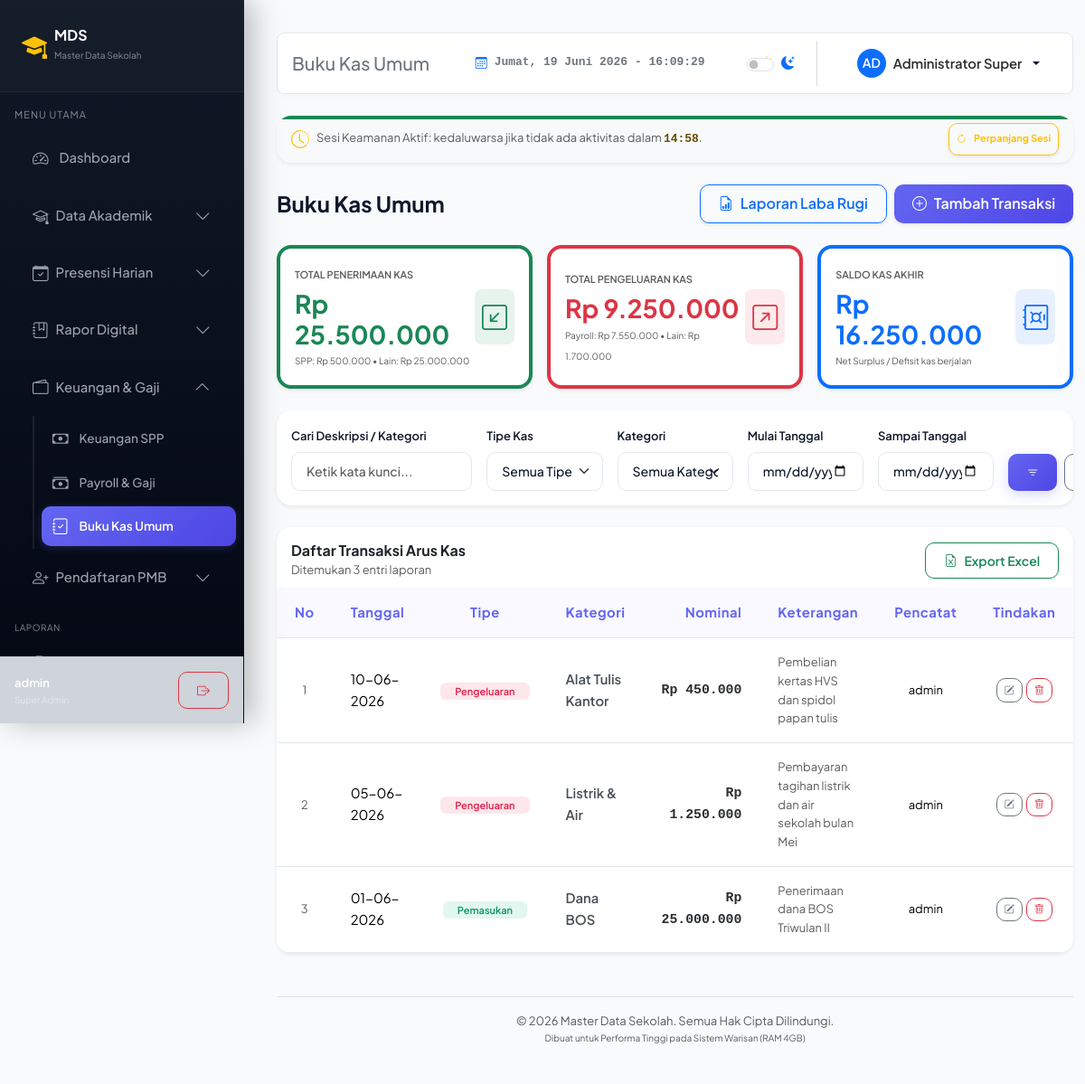
The app's page /keuangan/index.php (signed in) with its own data.
### tables this page shows
CREATE TABLE IF NOT EXISTS `keuangan_transaksi` (
  `id` INT AUTO_INCREMENT PRIMARY KEY,
  `tanggal` DATE NOT NULL,
  `tipe` ENUM('Pemasukan', 'Pengeluaran') NOT NULL,
  `kategori` VARCHAR(100) NOT NULL,
  `nominal` DECIMAL(12,2) NOT NULL,
  `keterangan` TEXT DEFAULT NULL,
  `pencatat` VARCHAR(100) NOT NULL,
  `created_at` TIMESTAMP DEFAULT CURRENT_TIMESTAMP
);

### keuangan/index.php (the view, shortened to what this page needs)
<?php
$path_prefix = '../';
require_once $path_prefix . 'config/db.php';
try {
    $stmt_spp = $pdo->query("SELECT SUM(jumlah_bayar) AS total FROM spp_pembayaran WHERE status_bayar = 'Lunas'");
    $spp_income = (float)($stmt_spp->fetchColumn() ?: 0.0);
    $stmt_manual_in = $pdo->query("SELECT SUM(nominal) AS total FROM keuangan_transaksi WHERE tipe = 'Pemasukan'");
    $manual_income = (float)($stmt_manual_in->fetchColumn() ?: 0.0);
    $total_income = $spp_income + $manual_income;
    $stmt_pay = $pdo->query("SELECT SUM(gaji_bersih) AS total FROM payroll WHERE status_bayar = 'Dibayar'");
    $payroll_expense = (float)($stmt_pay->fetchColumn() ?: 0.0);
    $stmt_manual_ex = $pdo->query("SELECT SUM(nominal) AS total FROM keuangan_transaksi WHERE tipe = 'Pengeluaran'");
    $manual_expense = (float)($stmt_manual_ex->fetchColumn() ?: 0.0);
    $total_expense = $payroll_expense + $manual_expense;
    $net_balance = $total_income - $total_expense;
} catch (PDOException $e) {
    $error = 'Gagal memuat ringkasan kas: ' . $e->getMessage();
}
$search = isset($_GET['search']) ? trim($_GET['search']) : '';
$tipe = isset($_GET['tipe']) ? trim($_GET['tipe']) : '';
$kategori = isset($_GET['kategori']) ? trim($_GET['kategori']) : '';
$start_date = isset($_GET['start_date']) ? trim($_GET['start_date']) : '';
$end_date = isset($_GET['end_date']) ? trim($_GET['end_date']) : '';
$params = [];
$where_sql = '';
$limit = 10;
$page = isset($_GET['page']) ? (int)$_GET['page'] : 1;
$offset = ($page - 1) * $limit;
$transactions = [];
$total_records = 0;
try {
    $count_sql = "SELECT COUNT(*) FROM keuangan_transaksi $where_sql";
    $stmt_count = $pdo->prepare($count_sql);
    $stmt_count->execute($params);
    $total_records = $stmt_count->fetchColumn();
    $query_sql = "SELECT * FROM keuangan_transaksi $where_sql ORDER BY tanggal DESC, id DESC LIMIT :limit OFFSET :offset";
    $stmt_query = $pdo->prepare($query_sql);
    $stmt_query->bindValue(':limit', $limit, PDO::PARAM_INT);
    $stmt_query->bindValue(':offset', $offset, PDO::PARAM_INT);
    $stmt_query->execute();
    $transactions = $stmt_query->fetchAll();
} catch (PDOException $e) {
    $error = 'Gagal memuat daftar transaksi: ' . $e->getMessage();
}
include $path_prefix . 'includes/header.php';
?>
<div class="d-flex align-items-center justify-content-between mb-4">
    <h4 class="fw-bold mb-0">Buku Kas Umum</h4>
    <div class="d-flex gap-2">
        <a href="laporan.php" class="btn btn-outline-primary shadow-sm"><i class="bi bi-file-earmark-bar-graph"></i> Laporan Laba Rugi</a>
        <?php if ($role === 'super_admin' || $role === 'operator'): ?>
            <a href="create.php" class="btn btn-primary shadow-sm"><i class="bi bi-plus-circle"></i> Tambah Transaksi</a>
        <?php endif; ?>
    </div>
</div>
<div class="row g-3 mb-4">
    <div class="col-12 col-md-4">
        <div class="card stat-card border-start border-success border-4 h-100 shadow-sm">
            <div class="card-body py-3 px-3 d-flex align-items-center justify-content-between">
                <div>
                    <span class="text-muted small fw-semibold text-uppercase" style="font-size: 11px;">Total Penerimaan Kas</span>
                    <h3 class="mt-1 mb-0 fw-bold text-success">Rp <?php echo number_format($total_income, 0, ',', '.'); ?></h3>
                    <small class="text-muted" style="font-size: 10px;">SPP: Rp <?php echo number_format($spp_income, 0, ',', '.'); ?> &bull; Lain: Rp <?php echo number_format($manual_income, 0, ',', '.'); ?></small>
                </div>
                <div class="bg-success bg-opacity-10 text-success rounded-3 p-2">
                    <i class="bi bi-arrow-down-left-square fs-3"></i>
                </div>
            </div>
        </div>
    </div>
    <div class="col-12 col-md-4">
        <div class="card stat-card border-start border-danger border-4 h-100 shadow-sm">
            <div class="card-body py-3 px-3 d-flex align-items-center justify-content-between">
                <div>
                    <span class="text-muted small fw-semibold text-uppercase" style="font-size: 11px;">Total Pengeluaran Kas</span>
                    <h3 class="mt-1 mb-0 fw-bold text-danger">Rp <?php echo number_format($total_expense, 0, ',', '.'); ?></h3>
                    <small class="text-muted" style="font-size: 10px;">Payroll: Rp <?php echo number_format($payroll_expense, 0, ',', '.'); ?> &bull; Lain: Rp <?php echo number_format($manual_expense, 0, ',', '.'); ?></small>
                </div>
                <div class="bg-danger bg-opacity-10 text-danger rounded-3 p-2">
                    <i class="bi bi-arrow-up-right-square fs-3"></i>
                </div>
            </div>
        </div>
    </div>
    <div class="col-12 col-md-4">
        <?php $balance_color = $net_balance >= 0 ? 'text-primary' : 'text-danger'; ?>
        <?php $border_color = $net_balance >= 0 ? 'border-primary' : 'border-danger'; ?>
        <?php $bg_badge = $net_balance >= 0 ? 'bg-primary' : 'bg-danger'; ?>
        <div class="card stat-card border-start <?php echo $border_color; ?> border-4 h-100 shadow-sm">
            <div class="card-body py-3 px-3 d-flex align-items-center justify-content-between">
                <div>
                    <span class="text-muted small fw-semibold text-uppercase" style="font-size: 11px;">Saldo Kas Akhir</span>
                    <h3 class="mt-1 mb-0 fw-bold <?php echo $balance_color; ?>">Rp <?php echo number_format($net_balance, 0, ',', '.'); ?></h3>
                    <small class="text-muted" style="font-size: 10px;">Net Surplus / Defisit kas berjalan</small>
                </div>
                <div class="<?php echo $bg_badge; ?> bg-opacity-10 <?php echo $balance_color; ?> rounded-3 p-2">
                    <i class="bi bi-safe fs-3"></i>
                </div>
            </div>
        </div>
    </div>
</div>
<div class="card shadow-sm border-0 mb-4">
    <div class="card-body p-3">
        <form method="GET" action="" class="row g-3 align-items-end">
            <div class="col-12 col-md-3">
                <label for="search" class="form-label small fw-semibold">Cari Deskripsi / Kategori</label>
                <input type="text" class="form-control form-control-sm" id="search" name="search" value="<?php echo htmlspecialchars($search); ?>" placeholder="Ketik kata kunci...">
            </div>
            <div class="col-12 col-sm-6 col-md-2">
                <label for="tipe" class="form-label small fw-semibold">Tipe Kas</label>
                <select class="form-select form-select-sm" id="tipe" name="tipe">
                    <option value="">Semua Tipe</option>
                </select>
            </div>
            <div class="col-12 col-sm-6 col-md-2">
                <label for="kategori" class="form-label small fw-semibold">Kategori</label>
                <select class="form-select form-select-sm" id="kategori" name="kategori">
                    <option value="">Semua Kategori</option>
                </select>
            </div>
            <div class="col-12 col-sm-6 col-md-2">
                <label for="start_date" class="form-label small fw-semibold">Mulai Tanggal</label>
                <input type="date" class="form-control form-control-sm" id="start_date" name="start_date" value="<?php echo htmlspecialchars($start_date); ?>">
            </div>
            <div class="col-12 col-sm-6 col-md-2">
                <label for="end_date" class="form-label small fw-semibold">Sampai Tanggal</label>
                <input type="date" class="form-control form-control-sm" id="end_date" name="end_date" value="<?php echo htmlspecialchars($end_date); ?>">
            </div>
            <div class="col-12 col-md-1 d-flex gap-2">
                <button type="submit" class="btn btn-sm btn-primary w-100 fw-bold"><i class="bi bi-filter"></i></button>
                <a href="index.php" class="btn btn-sm btn-outline-secondary w-100" title="Reset Filters"><i class="bi bi-arrow-counterclockwise"></i></a>
            </div>
        </form>
    </div>
</div>
<div class="card shadow-sm border-0">
    <div class="card-header bg-transparent border-0 pt-3 px-3 d-flex align-items-center justify-content-between">
        <div>
            <h6 class="fw-bold mb-0">Daftar Transaksi Arus Kas</h6>
            <small class="text-muted">Ditemukan <?php echo $total_records; ?> entri laporan</small>
        </div>
        <a href="export_excel.php?search=<?php echo urlencode($search); ?>&tipe=<?php echo urlencode($tipe); ?>&kategori=<?php echo urlencode($kategori); ?>&start_date=<?php echo urlencode($start_date); ?>&end_date=<?php echo urlencode($end_date); ?>" class="btn btn-sm btn-outline-success fw-semibold">
            <i class="bi bi-file-earmark-excel"></i> Export Excel
        </a>
    </div>
    <div class="card-body p-0">
        <?php if (empty($transactions)): ?>
            <div class="p-5 text-center text-muted">
                <i class="bi bi-wallet2 fs-1 d-block mb-3"></i>
                <h6>Belum ada transaksi kas yang dicatat.</h6>
            </div>
        <?php else: ?>
            <div class="table-responsive">
                <table class="table table-hover align-middle mb-0">
                    <thead class="table-light">
                        <tr>
                            <th style="width: 60px;" class="text-center">No</th>
                            <th style="width: 130px;">Tanggal</th>
                            <th style="width: 120px;" class="text-center">Tipe</th>
                            <th style="width: 160px;">Kategori</th>
                            <th style="width: 160px;" class="text-end">Nominal</th>
                            <th>Keterangan</th>
                            <th style="width: 120px;" class="text-center">Pencatat</th>
                            <?php if ($role === 'super_admin' || $role === 'operator'): ?>
                                <th style="width: 130px;" class="text-center">Tindakan</th>
                            <?php endif; ?>
                        </tr>
                    </thead>
                    <tbody>
                        <?php foreach ($transactions as $index => $t): ?>
                            <tr>
                                <td class="text-center text-muted small"><?php echo $offset + $index + 1; ?></td>
                                <td><?php echo date('d-m-Y', strtotime($t['tanggal'])); ?></td>
                                <td class="text-center">
                                    <?php if ($t['tipe'] === 'Pemasukan'): ?>
                                        <span class="badge bg-success-subtle text-success py-1 px-3" style="font-size: 11px;">
                                            Pemasukan
                                        </span>
                                    <?php else: ?>
                                        <span class="badge bg-danger-subtle text-danger py-1 px-3" style="font-size: 11px;">
                                            Pengeluaran
                                        </span>
                                    <?php endif; ?>
                                </td>
                                <td class="fw-semibold text-dark-emphasis"><?php echo htmlspecialchars($t['kategori']); ?></td>
                                <td class="text-end fw-bold font-monospace text-secondary-emphasis">
                                    Rp <?php echo number_format($t['nominal'], 0, ',', '.'); ?>
                                </td>
                                <td class="small text-muted text-wrap" style="max-width: 250px;">
                                    <?php echo htmlspecialchars($t['keterangan'] ?: '-'); ?>
                                </td>
                                <td class="text-center small"><?php echo htmlspecialchars($t['pencatat']); ?></td>
                                <?php if ($role === 'super_admin' || $role === 'operator'): ?>
                                    <td class="text-center">
                                        <div class="d-flex justify-content-center gap-1">
                                            <a href="edit.php?id=<?php echo $t['id']; ?>" class="btn btn-sm btn-outline-secondary py-1 px-2" title="Edit Transaksi">
                                                <i class="bi bi-pencil-square" style="font-size: 11px;"></i>
                                            </a>
                                            <a href="delete.php?id=<?php echo $t['id']; ?>&csrf_token=<?php echo $_SESSION['csrf_token'] ?? ''; ?>" class="btn btn-sm btn-outline-danger py-1 px-2" onclick="return confirmDelete('Apakah Anda yakin ingin menghapus transaksi ini?')" title="Hapus Transaksi">
                                                <i class="bi bi-trash" style="font-size: 11px;"></i>
                                            </a>
                                        </div>
                                    </td>
                                <?php endif; ?>
                            </tr>
                        <?php endforeach; ?>
                    </tbody>
                </table>
            </div>
        <?php endif; ?>
    </div>
</div>
<?php include $path_prefix . 'includes/footer.php'; ?>

### assets/css/style.css (style rules this page uses)
:root { --transition-speed: 0.35s; --sidebar-width: 270px; --bg-primary: #f8fafc; --bg-card: #ffffff; --text-primary: #0f172a; --text-muted: #64748b; --border-color: #e2e8f0; --primary-color: #6366f1; --primary-gradient: linear-gradient(135deg, #6366f1 0%, #4f46e5 100%); --primary-hover-gradient: linear-gradient(135deg, #4f46e5 0%, #4338ca 100%); --success-color: #10b981; --success-gradient: linear-gradient(135deg, #10b981 0%, #059669 100%); --info-color: #0ea5e9; --info-gradient: linear-gradient(135deg, #0ea5e9 0%, #0284c7 100%); --warning-color: #f59e0b; --warning-gradient: linear-gradient(135deg, #f59e0b 0%, #d97706 100%); --danger-color: #f43f5e; --danger-gradient: linear-gradient(135deg, #f43f5e 0%, #e11d48 100%); --input-bg: #ffffff; --input-focus-border: #a5b4fc; }
body { font-family: 'Plus Jakarta Sans', 'Outfit', sans-serif; background-color: var(--bg-primary); color: var(--text-primary); transition: background-color var(--transition-speed) ease, color var(--transition-speed) ease; min-height: 100vh; font-size: 0.925rem; line-height: 1.6; }
.card, .stat-card, form, table { animation: slideUp 0.45s cubic-bezier(0.16, 1, 0.3, 1) forwards; }
.card { background-color: var(--bg-card); border: 1px solid var(--border-color); border-radius: 16px; box-shadow: 0 4px 6px -1px rgba(0, 0, 0, 0.03), 0 2px 4px -1px rgba(0, 0, 0, 0.02); transition: all var(--transition-speed) cubic-bezier(0.4, 0, 0.2, 1); overflow: hidden; }
.stat-card { border: none; border-radius: 16px; background-color: var(--bg-card); box-shadow: 0 4px 20px rgba(0, 0, 0, 0.02); border: 1px solid var(--border-color); transition: all 0.3s cubic-bezier(0.4, 0, 0.2, 1); }
.btn { border-radius: 10px; padding: 0.55rem 1.25rem; font-weight: 600; transition: all 0.2s ease; display: inline-flex; align-items: center; justify-content: center; gap: 8px; }
.btn-primary { background: var(--primary-gradient); border: none; box-shadow: 0 4px 14px rgba(99, 102, 241, 0.25); }
.table { color: var(--text-primary); }
.table-light { --bs-table-bg: rgba(99, 102, 241, 0.04); --bs-table-color: var(--primary-color); font-weight: 600; letter-spacing: 0.5px; }
td, th { padding: 1rem 1.25rem !important; border-bottom: 1px solid var(--border-color) !important; }
.form-control, .form-select { background-color: var(--input-bg); border: 1px solid var(--border-color); color: var(--text-primary); border-radius: 10px; padding: 0.625rem 1rem; font-weight: 500; transition: all 0.25s ease; }
.form-label { margin-bottom: 0.45rem; font-weight: 600; color: var(--text-primary); }
.badge { padding: 0.45em 0.8em; font-weight: 600; border-radius: 6px; }
.bg-success-subtle { background-color: rgba(16, 185, 129, 0.12) !important; color: #059669 !important; }
.bg-danger-subtle { background-color: rgba(244, 63, 94, 0.12) !important; color: #e11d48 !important; }

### records on screen
keuangan_transaksi: index "1", tanggal "10-06-2026", tipe "Pengeluaran", kategori "Alat Tulis Kantor", nominal "450.000", keterangan "Pembelian kertas HVS dan spidol papan tulis", pencatat "admin"
keuangan_transaksi: index "2", tanggal "05-06-2026", tipe "Pengeluaran", kategori "Listrik & Air", nominal "1.250.000", keterangan "Pembayaran tagihan listrik dan air sekolah bulan Mei", pencatat "admin"
keuangan_transaksi: index "3", tanggal "01-06-2026", tipe "Pemasukan", kategori "Dana BOS", nominal "25.000.000", keterangan "Penerimaan dana BOS Triwulan II", pencatat "admin"

### other values on screen
$_SESSION['username'] "admin"
$role_labels[$role] "Super Admin"
$page_title "Buku Kas Umum"
substr($name, 0, 2) "AD"
$name "Administrator Super"
$total_income "25.500.000"
$spp_income "500.000"
$manual_income "25.000.000"
$total_expense "9.250.000"
$payroll_expense "7.550.000"
$manual_expense "1.700.000"
$net_balance "16.250.000"
$total_records "3"
